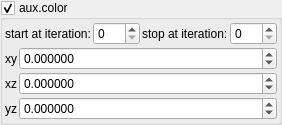
    <widget class="MyGroupBox" name="groupCheck_fold_color_aux_color_enabled_false">
     <property name="title">
      <string>aux.color&amp;</string>
     </property>
     <property name="checkable">
      <bool>true</bool>
     </property>
     <layout class="QVBoxLayout" name="verticalLayout_14" stretch="0,0">
      <property name="spacing">
       <number>2</number>
      </property>
      <property name="leftMargin">
       <number>2</number>
      </property>
      <property name="topMargin">
       <number>2</number>
      </property>
      <property name="rightMargin">
       <number>2</number>
      </property>
      <property name="bottomMargin">
       <number>2</number>
      </property>
      <item>
       <layout class="QHBoxLayout" name="horizontalLayout_14" stretch="0,1,0,1">
        <item>
         <widget class="QLabel" name="label_99">
          <property name="text">
           <string>start at iteration:</string>
          </property>
         </widget>
        </item>
        <item>
         <widget class="MySpinBox" name="spinboxInt_fold_color_start_iterations_A">
          <property name="sizePolicy">
           <sizepolicy hsizetype="Minimum" vsizetype="Maximum">
            <horstretch>0</horstretch>
            <verstretch>0</verstretch>
           </sizepolicy>
          </property>
          <property name="minimum">
           <number>0</number>
          </property>
          <property name="maximum">
           <number>999</number>
          </property>
          <property name="value">
           <number>0</number>
          </property>
         </widget>
        </item>
        <item>
         <widget class="QLabel" name="label_71">
          <property name="text">
           <string>stop at iteration:</string>
          </property>
         </widget>
        </item>
        <item>
         <widget class="MySpinBox" name="spinboxInt_fold_color_stop_iterations_A">
          <property name="sizePolicy">
           <sizepolicy hsizetype="Preferred" vsizetype="Maximum">
            <horstretch>0</horstretch>
            <verstretch>0</verstretch>
           </sizepolicy>
          </property>
          <property name="maximum">
           <number>999</number>
          </property>
         </widget>
        </item>
       </layout>
      </item>
      <item>
       <layout class="QGridLayout" name="gridLayout_21" columnstretch="0,1">
        <property name="spacing">
         <number>2</number>
        </property>
        <item row="2" column="1">
         <widget class="MyDoubleSpinBox" name="spinbox4_fold_color_difs_0000_y">
          <property name="sizePolicy">
           <sizepolicy hsizetype="Minimum" vsizetype="Maximum">
            <horstretch>0</horstretch>
            <verstretch>0</verstretch>
           </sizepolicy>
          </property>
          <property name="prefix">
           <string/>
          </property>
          <property name="suffix">
           <string/>
          </property>
          <property name="decimals">
           <number>6</number>
          </property>
          <property name="minimum">
           <double>-100.000000000000000</double>
          </property>
          <property name="maximum">
           <double>100.000000000000000</double>
          </property>
          <property name="singleStep">
           <double>0.100000000000000</double>
          </property>
         </widget>
        </item>
        <item row="3" column="1">
         <widget class="MyDoubleSpinBox" name="spinbox4_fold_color_difs_0000_z">
          <property name="sizePolicy">
           <sizepolicy hsizetype="Minimum" vsizetype="Maximum">
            <horstretch>0</horstretch>
            <verstretch>0</verstretch>
           </sizepolicy>
          </property>
          <property name="prefix">
           <string/>
          </property>
          <property name="suffix">
           <string/>
          </property>
          <property name="decimals">
           <number>6</number>
          </property>
          <property name="minimum">
           <double>-100.000000000000000</double>
          </property>
          <property name="maximum">
           <double>100.000000000000000</double>
          </property>
          <property name="singleStep">
           <double>0.100000000000000</double>
          </property>
         </widget>
        </item>
        <item row="1" column="0">
         <widget class="QLabel" name="label_59">
          <property name="text">
           <string notr="true">xy</string>
          </property>
         </widget>
        </item>
        <item row="3" column="0">
         <widget class="QLabel" name="label_61">
          <property name="text">
           <string notr="true">yz</string>
          </property>
         </widget>
        </item>
        <item row="1" column="1">
         <widget class="MyDoubleSpinBox" name="spinbox4_fold_color_difs_0000_x">
          <property name="sizePolicy">
           <sizepolicy hsizetype="Minimum" vsizetype="Maximum">
            <horstretch>0</horstretch>
            <verstretch>0</verstretch>
           </sizepolicy>
          </property>
          <property name="prefix">
           <string/>
          </property>
          <property name="suffix">
           <string/>
          </property>
          <property name="decimals">
           <number>6</number>
          </property>
          <property name="minimum">
           <double>-100.000000000000000</double>
          </property>
          <property name="maximum">
           <double>100.000000000000000</double>
          </property>
          <property name="singleStep">
           <double>0.100000000000000</double>
          </property>
         </widget>
        </item>
        <item row="2" column="0">
         <widget class="QLabel" name="label_60">
          <property name="text">
           <string notr="true">xz</string>
          </property>
         </widget>
        </item>
       </layout>
      </item>
     </layout>
    </widget>
